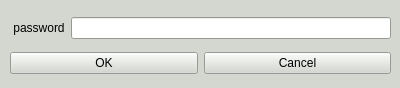
<?xml version="1.0" encoding="UTF-8"?>
<ui version="4.0">
 <class>WPAInputDlg</class>
 <widget class="QWidget" name="WPAInputDlg">
  <property name="windowModality">
   <enum>Qt::NonModal</enum>
  </property>
  <property name="geometry">
   <rect>
    <x>0</x>
    <y>0</y>
    <width>400</width>
    <height>88</height>
   </rect>
  </property>
  <property name="sizePolicy">
   <sizepolicy hsizetype="Fixed" vsizetype="Fixed">
    <horstretch>0</horstretch>
    <verstretch>0</verstretch>
   </sizepolicy>
  </property>
  <property name="palette">
   <palette>
    <active>
     <colorrole role="WindowText">
      <brush brushstyle="SolidPattern">
       <color alpha="255">
        <red>0</red>
        <green>0</green>
        <blue>0</blue>
       </color>
      </brush>
     </colorrole>
     <colorrole role="Button">
      <brush brushstyle="SolidPattern">
       <color alpha="255">
        <red>211</red>
        <green>215</green>
        <blue>207</blue>
       </color>
      </brush>
     </colorrole>
     <colorrole role="Light">
      <brush brushstyle="SolidPattern">
       <color alpha="255">
        <red>255</red>
        <green>255</green>
        <blue>255</blue>
       </color>
      </brush>
     </colorrole>
     <colorrole role="Midlight">
      <brush brushstyle="SolidPattern">
       <color alpha="255">
        <red>233</red>
        <green>235</green>
        <blue>231</blue>
       </color>
      </brush>
     </colorrole>
     <colorrole role="Dark">
      <brush brushstyle="SolidPattern">
       <color alpha="255">
        <red>105</red>
        <green>107</green>
        <blue>103</blue>
       </color>
      </brush>
     </colorrole>
     <colorrole role="Mid">
      <brush brushstyle="SolidPattern">
       <color alpha="255">
        <red>141</red>
        <green>143</green>
        <blue>138</blue>
       </color>
      </brush>
     </colorrole>
     <colorrole role="Text">
      <brush brushstyle="SolidPattern">
       <color alpha="255">
        <red>0</red>
        <green>0</green>
        <blue>0</blue>
       </color>
      </brush>
     </colorrole>
     <colorrole role="BrightText">
      <brush brushstyle="SolidPattern">
       <color alpha="255">
        <red>255</red>
        <green>255</green>
        <blue>255</blue>
       </color>
      </brush>
     </colorrole>
     <colorrole role="ButtonText">
      <brush brushstyle="SolidPattern">
       <color alpha="255">
        <red>0</red>
        <green>0</green>
        <blue>0</blue>
       </color>
      </brush>
     </colorrole>
     <colorrole role="Base">
      <brush brushstyle="SolidPattern">
       <color alpha="255">
        <red>255</red>
        <green>255</green>
        <blue>255</blue>
       </color>
      </brush>
     </colorrole>
     <colorrole role="Window">
      <brush brushstyle="SolidPattern">
       <color alpha="255">
        <red>211</red>
        <green>215</green>
        <blue>207</blue>
       </color>
      </brush>
     </colorrole>
     <colorrole role="Shadow">
      <brush brushstyle="SolidPattern">
       <color alpha="255">
        <red>0</red>
        <green>0</green>
        <blue>0</blue>
       </color>
      </brush>
     </colorrole>
     <colorrole role="AlternateBase">
      <brush brushstyle="SolidPattern">
       <color alpha="255">
        <red>233</red>
        <green>235</green>
        <blue>231</blue>
       </color>
      </brush>
     </colorrole>
     <colorrole role="ToolTipBase">
      <brush brushstyle="SolidPattern">
       <color alpha="255">
        <red>255</red>
        <green>255</green>
        <blue>220</blue>
       </color>
      </brush>
     </colorrole>
     <colorrole role="ToolTipText">
      <brush brushstyle="SolidPattern">
       <color alpha="255">
        <red>0</red>
        <green>0</green>
        <blue>0</blue>
       </color>
      </brush>
     </colorrole>
    </active>
    <inactive>
     <colorrole role="WindowText">
      <brush brushstyle="SolidPattern">
       <color alpha="255">
        <red>0</red>
        <green>0</green>
        <blue>0</blue>
       </color>
      </brush>
     </colorrole>
     <colorrole role="Button">
      <brush brushstyle="SolidPattern">
       <color alpha="255">
        <red>211</red>
        <green>215</green>
        <blue>207</blue>
       </color>
      </brush>
     </colorrole>
     <colorrole role="Light">
      <brush brushstyle="SolidPattern">
       <color alpha="255">
        <red>255</red>
        <green>255</green>
        <blue>255</blue>
       </color>
      </brush>
     </colorrole>
     <colorrole role="Midlight">
      <brush brushstyle="SolidPattern">
       <color alpha="255">
        <red>233</red>
        <green>235</green>
        <blue>231</blue>
       </color>
      </brush>
     </colorrole>
     <colorrole role="Dark">
      <brush brushstyle="SolidPattern">
       <color alpha="255">
        <red>105</red>
        <green>107</green>
        <blue>103</blue>
       </color>
      </brush>
     </colorrole>
     <colorrole role="Mid">
      <brush brushstyle="SolidPattern">
       <color alpha="255">
        <red>141</red>
        <green>143</green>
        <blue>138</blue>
       </color>
      </brush>
     </colorrole>
     <colorrole role="Text">
      <brush brushstyle="SolidPattern">
       <color alpha="255">
        <red>0</red>
        <green>0</green>
        <blue>0</blue>
       </color>
      </brush>
     </colorrole>
     <colorrole role="BrightText">
      <brush brushstyle="SolidPattern">
       <color alpha="255">
        <red>255</red>
        <green>255</green>
        <blue>255</blue>
       </color>
      </brush>
     </colorrole>
     <colorrole role="ButtonText">
      <brush brushstyle="SolidPattern">
       <color alpha="255">
        <red>0</red>
        <green>0</green>
        <blue>0</blue>
       </color>
      </brush>
     </colorrole>
     <colorrole role="Base">
      <brush brushstyle="SolidPattern">
       <color alpha="255">
        <red>255</red>
        <green>255</green>
        <blue>255</blue>
       </color>
      </brush>
     </colorrole>
     <colorrole role="Window">
      <brush brushstyle="SolidPattern">
       <color alpha="255">
        <red>211</red>
        <green>215</green>
        <blue>207</blue>
       </color>
      </brush>
     </colorrole>
     <colorrole role="Shadow">
      <brush brushstyle="SolidPattern">
       <color alpha="255">
        <red>0</red>
        <green>0</green>
        <blue>0</blue>
       </color>
      </brush>
     </colorrole>
     <colorrole role="AlternateBase">
      <brush brushstyle="SolidPattern">
       <color alpha="255">
        <red>233</red>
        <green>235</green>
        <blue>231</blue>
       </color>
      </brush>
     </colorrole>
     <colorrole role="ToolTipBase">
      <brush brushstyle="SolidPattern">
       <color alpha="255">
        <red>255</red>
        <green>255</green>
        <blue>220</blue>
       </color>
      </brush>
     </colorrole>
     <colorrole role="ToolTipText">
      <brush brushstyle="SolidPattern">
       <color alpha="255">
        <red>0</red>
        <green>0</green>
        <blue>0</blue>
       </color>
      </brush>
     </colorrole>
    </inactive>
    <disabled>
     <colorrole role="WindowText">
      <brush brushstyle="SolidPattern">
       <color alpha="255">
        <red>105</red>
        <green>107</green>
        <blue>103</blue>
       </color>
      </brush>
     </colorrole>
     <colorrole role="Button">
      <brush brushstyle="SolidPattern">
       <color alpha="255">
        <red>211</red>
        <green>215</green>
        <blue>207</blue>
       </color>
      </brush>
     </colorrole>
     <colorrole role="Light">
      <brush brushstyle="SolidPattern">
       <color alpha="255">
        <red>255</red>
        <green>255</green>
        <blue>255</blue>
       </color>
      </brush>
     </colorrole>
     <colorrole role="Midlight">
      <brush brushstyle="SolidPattern">
       <color alpha="255">
        <red>233</red>
        <green>235</green>
        <blue>231</blue>
       </color>
      </brush>
     </colorrole>
     <colorrole role="Dark">
      <brush brushstyle="SolidPattern">
       <color alpha="255">
        <red>105</red>
        <green>107</green>
        <blue>103</blue>
       </color>
      </brush>
     </colorrole>
     <colorrole role="Mid">
      <brush brushstyle="SolidPattern">
       <color alpha="255">
        <red>141</red>
        <green>143</green>
        <blue>138</blue>
       </color>
      </brush>
     </colorrole>
     <colorrole role="Text">
      <brush brushstyle="SolidPattern">
       <color alpha="255">
        <red>105</red>
        <green>107</green>
        <blue>103</blue>
       </color>
      </brush>
     </colorrole>
     <colorrole role="BrightText">
      <brush brushstyle="SolidPattern">
       <color alpha="255">
        <red>255</red>
        <green>255</green>
        <blue>255</blue>
       </color>
      </brush>
     </colorrole>
     <colorrole role="ButtonText">
      <brush brushstyle="SolidPattern">
       <color alpha="255">
        <red>105</red>
        <green>107</green>
        <blue>103</blue>
       </color>
      </brush>
     </colorrole>
     <colorrole role="Base">
      <brush brushstyle="SolidPattern">
       <color alpha="255">
        <red>211</red>
        <green>215</green>
        <blue>207</blue>
       </color>
      </brush>
     </colorrole>
     <colorrole role="Window">
      <brush brushstyle="SolidPattern">
       <color alpha="255">
        <red>211</red>
        <green>215</green>
        <blue>207</blue>
       </color>
      </brush>
     </colorrole>
     <colorrole role="Shadow">
      <brush brushstyle="SolidPattern">
       <color alpha="255">
        <red>0</red>
        <green>0</green>
        <blue>0</blue>
       </color>
      </brush>
     </colorrole>
     <colorrole role="AlternateBase">
      <brush brushstyle="SolidPattern">
       <color alpha="255">
        <red>211</red>
        <green>215</green>
        <blue>207</blue>
       </color>
      </brush>
     </colorrole>
     <colorrole role="ToolTipBase">
      <brush brushstyle="SolidPattern">
       <color alpha="255">
        <red>255</red>
        <green>255</green>
        <blue>220</blue>
       </color>
      </brush>
     </colorrole>
     <colorrole role="ToolTipText">
      <brush brushstyle="SolidPattern">
       <color alpha="255">
        <red>0</red>
        <green>0</green>
        <blue>0</blue>
       </color>
      </brush>
     </colorrole>
    </disabled>
   </palette>
  </property>
  <property name="windowTitle">
   <string/>
  </property>
  <widget class="QWidget" name="verticalLayoutWidget">
   <property name="geometry">
    <rect>
     <x>10</x>
     <y>10</y>
     <width>381</width>
     <height>71</height>
    </rect>
   </property>
   <layout class="QVBoxLayout" name="verticalLayout">
    <item>
     <layout class="QHBoxLayout" name="horizontalLayout">
      <item>
       <widget class="QLabel" name="label_passwd">
        <property name="sizePolicy">
         <sizepolicy hsizetype="Preferred" vsizetype="Fixed">
          <horstretch>0</horstretch>
          <verstretch>0</verstretch>
         </sizepolicy>
        </property>
        <property name="text">
         <string> password</string>
        </property>
       </widget>
      </item>
      <item>
       <widget class="QLineEdit" name="lineEdit_passwd">
        <property name="echoMode">
         <enum>QLineEdit::PasswordEchoOnEdit</enum>
        </property>
       </widget>
      </item>
     </layout>
    </item>
    <item>
     <layout class="QHBoxLayout" name="horizontalLayout_2">
      <item>
       <widget class="QPushButton" name="pushButton_ok">
        <property name="sizePolicy">
         <sizepolicy hsizetype="Expanding" vsizetype="Fixed">
          <horstretch>0</horstretch>
          <verstretch>0</verstretch>
         </sizepolicy>
        </property>
        <property name="text">
         <string>OK</string>
        </property>
       </widget>
      </item>
      <item>
       <widget class="QPushButton" name="pushButton_cancel">
        <property name="sizePolicy">
         <sizepolicy hsizetype="Expanding" vsizetype="Fixed">
          <horstretch>0</horstretch>
          <verstretch>0</verstretch>
         </sizepolicy>
        </property>
        <property name="text">
         <string>Cancel</string>
        </property>
       </widget>
      </item>
     </layout>
    </item>
   </layout>
  </widget>
 </widget>
 <resources/>
 <connections/>
</ui>
